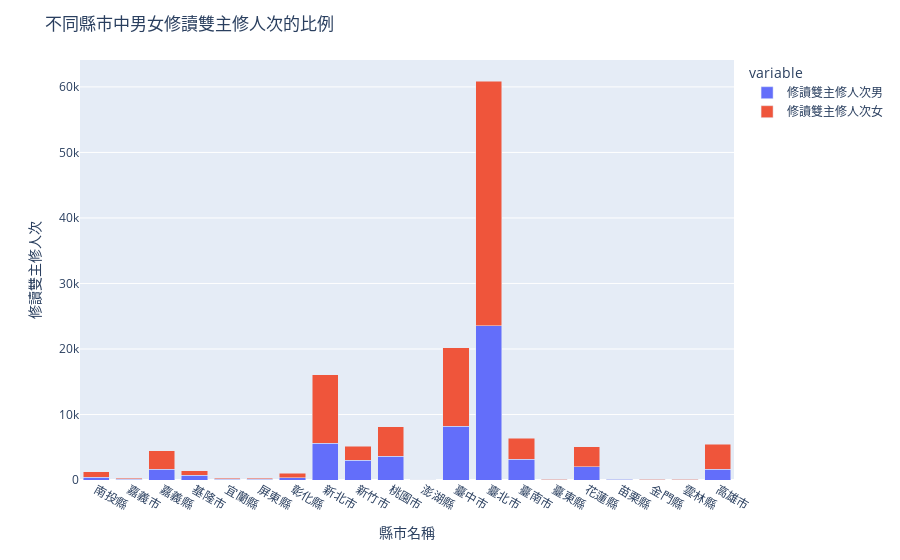

The code cell stored with this chart in its notebook:
### Markdown cell above
看看長條圖長怎樣 好像也不適合這資料XD

### Code cell
#這也看不太出東西
df_grouped = dfregiondoublemajor.groupby('縣市名稱').sum()

# 產生堆疊條形圖
fig = px.bar(df_grouped, x=df_grouped.index, y=['修讀雙主修人次男', '修讀雙主修人次女'], barmode='stack')

# 設定圖表標題和標籤名稱
fig.update_layout(title='不同縣市中男女修讀雙主修人次的比例',
                  xaxis_title='縣市名稱',
                  yaxis_title='修讀雙主修人次')

# 顯示圖表
fig.show()

### Figure 1 — Plotly figure (JSON) as saved in the notebook; plotly's stock layout.template omitted (floating-point values rounded to 4 significant figures)
{"data": [{"alignmentgroup": "True", "hovertemplate": "variable=修讀雙主修人次男<br>縣市名稱=%{x}<br>value=%{y}<extra></extra>", "legendgroup": "修讀雙主修人次男", "marker": {"color": "#636efa", "pattern": {"shape": ""}}, "name": "修讀雙主修人次男", "offsetgroup": "修讀雙主修人次男", "orientation": "v", "showlegend": true, "textposition": "auto", "type": "bar", "x": ["南投縣", "嘉義市", "嘉義縣", "基隆市", "宜蘭縣", "屏東縣", "彰化縣", "新北市", "新竹市", "桃園市", "澎湖縣", "臺中市", "臺北市", "臺南市", "臺東縣", "花蓮縣", "苗栗縣", "金門縣", "雲林縣", "高雄市"], "xaxis": "x", "y": [435, 114, 1618, 757, 112, 111, 355, 5615, 3047, 3591, 2, 8186, 23553, 3203, 57, 1999, 111, 38, 41, 1647], "yaxis": "y"}, {"alignmentgroup": "True", "hovertemplate": "variable=修讀雙主修人次女<br>縣市名稱=%{x}<br>value=%{y}<extra></extra>", "legendgroup": "修讀雙主修人次女", "marker": {"color": "#EF553B", "pattern": {"shape": ""}}, "name": "修讀雙主修人次女", "offsetgroup": "修讀雙主修人次女", "orientation": "v", "showlegend": true, "textposition": "auto", "type": "bar", "x": ["南投縣", "嘉義市", "嘉義縣", "基隆市", "宜蘭縣", "屏東縣", "彰化縣", "新北市", "新竹市", "桃園市", "澎湖縣", "臺中市", "臺北市", "臺南市", "臺東縣", "花蓮縣", "苗栗縣", "金門縣", "雲林縣", "高雄市"], "xaxis": "x", "y": [787, 182, 2812, 651, 138, 145, 711, 10449, 2090, 4519, 1, 11998, 37352, 3193, 79, 3099, 79, 51, 67, 3782], "yaxis": "y"}], "layout": {"barmode": "stack", "legend": {"title": {"text": "variable"}, "tracegroupgap": 0}, "margin": {"t": 60}, "title": {"text": "不同縣市中男女修讀雙主修人次的比例"}, "xaxis": {"anchor": "y", "domain": [0, 1], "title": {"text": "縣市名稱"}}, "yaxis": {"anchor": "x", "domain": [0, 1], "title": {"text": "修讀雙主修人次"}}}}
